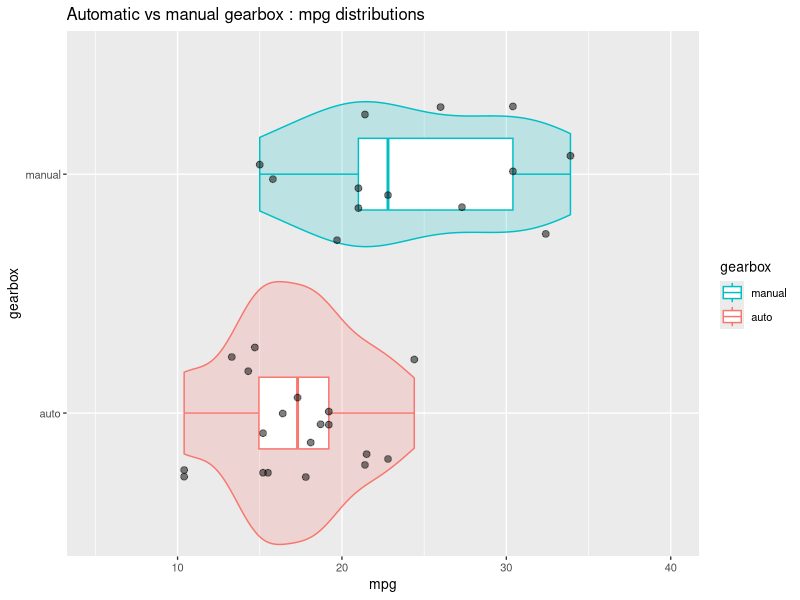
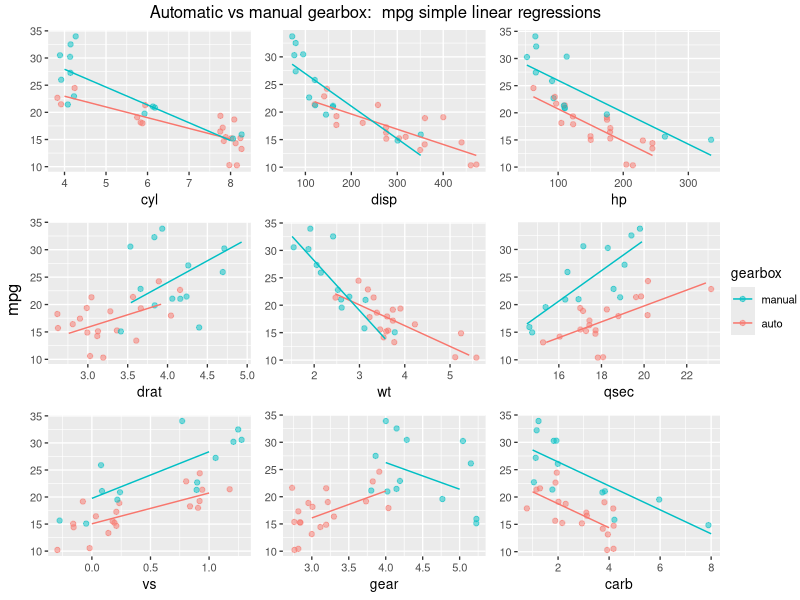
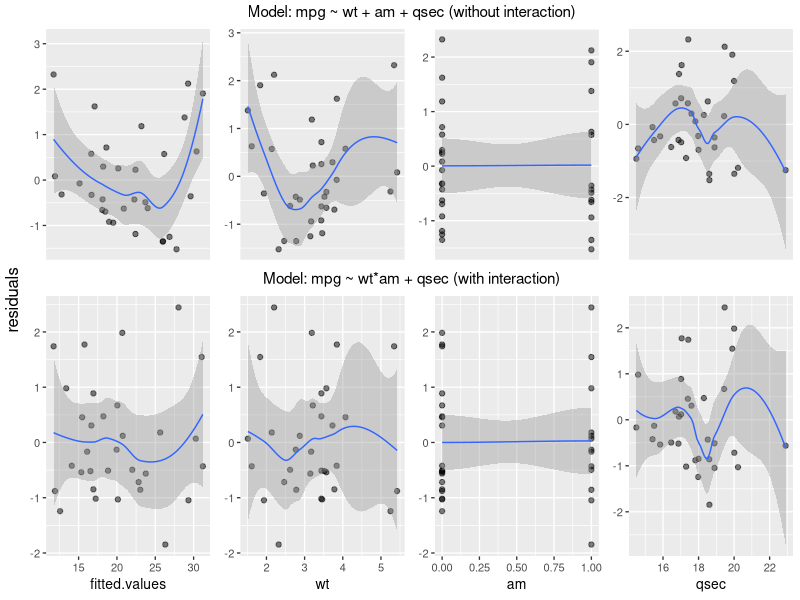
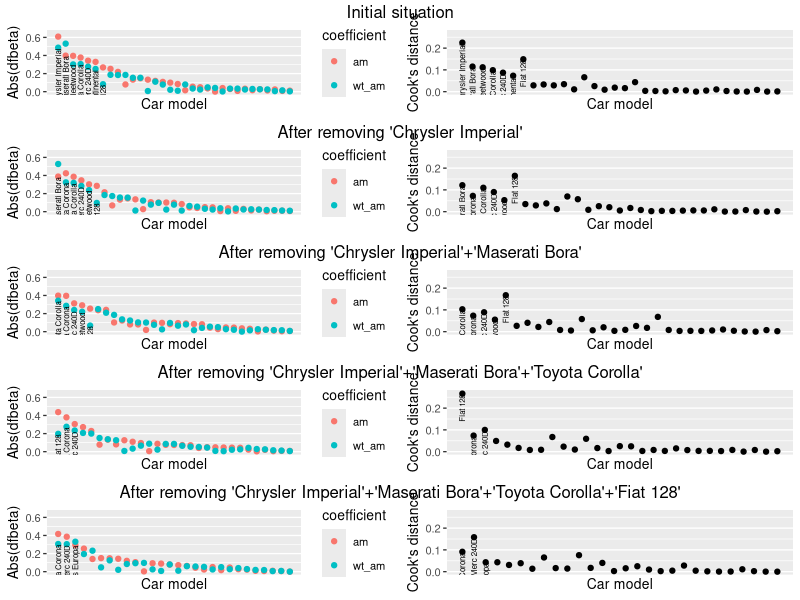
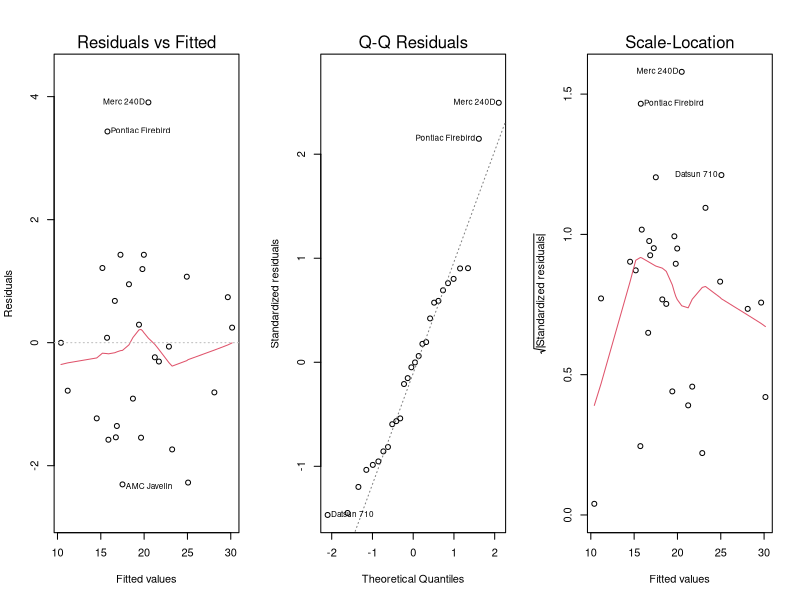
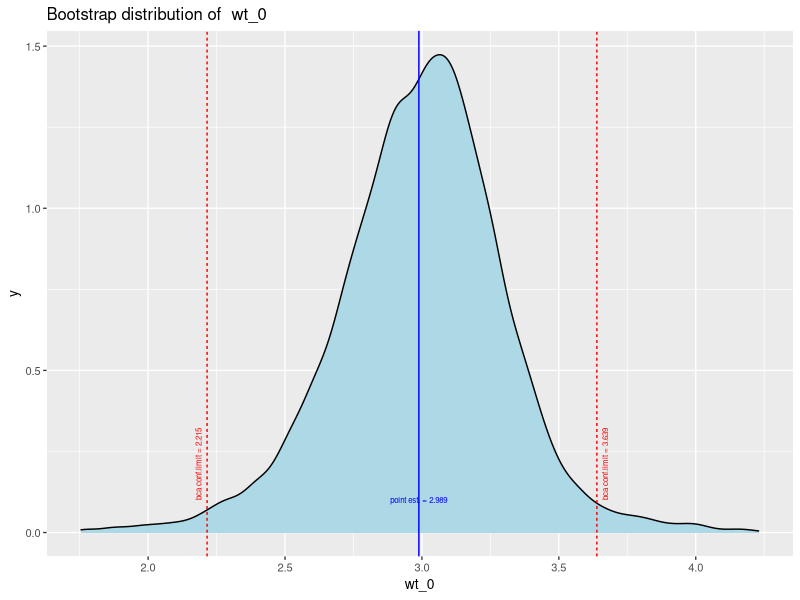

These figures' R source, in order:
## ---- chunk 1
knitr::opts_chunk$set(echo = FALSE)
options(digits = 2, scipen = 7)
## ---- chunk 2
vsfigheight <-  2 #2.5
vsfigwidth <-  4
sfigheight <-  3
sfigwidth <-  5
nfigheight <-  4.5 # chk
nfigwidth <-  6 # chk
lfigheight <-  5.5
lfigwidth <-  7
vlfigheight <-  8
vlfigwidth <-  8
knitr::opts_chunk$set(fig.height = nfigheight, fig.width = nfigwidth, fig.pos = "center")
## ---- chunk 3
library(knitr)
library(dplyr)
library(ggplot2)
library(grid)
library(gridExtra)
library(boot)
library(xtable)
## ---- chunk 4
defdevice <- NULL # NULL (print on current device), or 'win' (but anything goes)
defsleep <- 10 # default waiting time in seconds

bootstriter <-  10000 # bootstrap iterations

# alter the ggplot theme a little
theme_set(theme_grey(base_size = 10))

## ---- chunk 5
#' More external code
## ---- chunk 6
#' vlookup (as in Excel). each column may be described by its rank or its name
#'
vlookup <- function(value, searchtable, searchcol = 1, returncol= 2){
        searchtable[match(value, searchtable[[searchcol]]), returncol]
}


#' reordering factors
#' -------------------------------------------------
# from 'Standard Functions'
orderfact <- function(dataf, nomfact, orderfreq = TRUE, orderdesc = TRUE,
                      ordervar = "c..nt", orderval = NA, orderfun = sum,
                      nlevels = NULL) {
        if (is.null(nlevels)) {
                direction <- ifelse(orderdesc,-1, 1)

                if (orderfreq & ordervar == "c..nt") {
                        dataf$c..nt <- c(1)
                }
                if (is.na(orderval) & ordervar == "c..nt") {
                        dataf$c..nt <- c(1)
                } else if (is.na(orderval) & ordervar != "c..nt") {
                        # dataf$c..nt <- ifelse(is.na(dataf[, ordervar]), 0, 1)
                        #
                        # ordervar <- "c..nt"
                        # ne rien faire ??
                } else {
                        dataf$c..nt <-
                                ifelse(is.na(dataf[[ordervar]]),
                                       0 ,
                                       ifelse(dataf[[ordervar]] == orderval,
                                              1, 0))
                        ordervar <- "c..nt"
                }
                # reordonner le facteur
                if (orderfreq) {
                        xx <- dataf[[nomfact]]
                        xxx <- direction * dataf[[ordervar]]
                        resfact <- reorder(xx, xxx, orderfun, na.rm = TRUE)
                } else {
                        resfact <- dataf[[nomfact]]
                }
        } else {
                resfact <- factor(dataf[[nomfact]], levels = nlevels) ### modfié ????????????
        }
        # retour
        resfact
}
## ---- chunk 7

#' The data
#' ========

# From help file : data frame with 32 observations on 11 variables.

# [, 1]	 mpg	 Miles/(US) gallon
# [, 2]	 cyl	 Number of cylinders
# [, 3]	 disp	 Displacement (cu.in.)
# [, 4]	 hp	 Gross horsepower
# [, 5]	 drat	 Rear axle ratio
# [, 6]	 wt	 Weight (1000 lbs)
# [, 7]	 qsec	 1/4 mile time
# [, 8]	 vs	 V/S
# [, 9]	 am	 Transmission (0 = automatic, 1 = manual)
# [,10]	 gear	 Number of forward gears
# [,11]	 carb	 Number of carburetors

# comment
# :(http://stackoverflow.com/questions/18617174/r-mtcars-dataset-meaning-of-vs-variable:
# car has a V engine or a Straight engine)

# get the data
data("mtcars")



#' Data exploration
#' ----------------

#' compute means for  am = 0 / 1
means <- mtcars %>%
        group_by(am) %>%
        summarise(meanmpg=mean(mpg))

meanauto <- means[1,"meanmpg"]
meanmanual <- means[2,"meanmpg"]

#' add to data mtcars factor 'gerbox' = factor(am) ,
#' but explicitly (auto / manual)
# preserve rownames
rownames0 <- rownames(mtcars)
# mtcars <- mutate(mtcars, gearbox = factor(ifelse(am == 0, "auto", "manual")))
mtcars <- mutate(mtcars,
                 gearbox =
                         factor(mtcars$am,
                                labels = c("auto", "manual")))
# verification
# levels(mtcars$gearbox)
# restore rwnames
rownames(mtcars) <- rownames0

#' Compare distributions
# violin + box + points (jitter)
gviolin <- ggplot(mtcars, aes(gearbox, mpg, color=gearbox)) +
        geom_violin(mapping=aes(fill=gearbox),
                    width=1.1, show.legend = FALSE, alpha = .2) +
        geom_boxplot(width=.3) +
        geom_jitter(width=.3, height=.0,
                    alpha =.5, size = 2, color="black") +
        scale_y_continuous(limits = c(5, 40)) +
        guides(col = guide_legend(reverse = TRUE))+
        labs(title = "Automatic vs manual gearbox : mpg distributions") +
        coord_flip()

# display graphs, works with ggplot2 and gtable graphs. sends graphs to default
# or windows device (set the default in defdevice)
displaygraph <- function(one.graph,
                         windevice = defdevice,
                         width = nfigwidth,
                         height = nfigheight ) {
        if (is.null(windevice)) {
                grid.newpage()
                grid.draw(one.graph)
        } else {
                windows(width = width, height = height)
                grid.newpage()
                grid.draw(one.graph)
                Sys.sleep(defsleep)
                dev.off()
        }
}

# display
# displaygraph(gviolin)




#' Plotting the effect of every variable on mpg, conmparing automatic and manual transmissions
#' -------------------------------------------------------------------------------------------

# plotting function
plotam <- function(varname, withlegend = FALSE) {
        g <- ggplot(mtcars,
               aes_(x = as.name(varname),
                    y = quote(mpg),
                    color = quote(gearbox))) +
                geom_jitter(width= .3, height = .2, alpha =.5) +
                geom_smooth(data = filter(mtcars, am ==0),
                            method="lm", se= FALSE, size=.5) +
                geom_smooth(data = filter(mtcars, am ==1),
                            method="lm", se= FALSE, size=.5) +
                ylab(NULL) +
                # scale_color_discrete(guide_legend("am")) +
                theme(legend.position = "right")
        if (withlegend) {
                g + guides(col = guide_legend(reverse = TRUE))
        } else {
                g + theme(legend.position = "none")
        }
}

# test
# plotam("wt")
# plotam("wt" , withlegend=TRUE)

# plot all variables except mpg, against am
lpl <- lapply(X = setdiff(colnames(mtcars), c("am", "gearbox", "mpg")),
              plotam)


# put pplots together with a common legend):

# get the legend from any one plot (the plot must have a legend)
# extract legend
# https://github.com/hadley/ggplot2/wiki/Share-a-legend-between-two-ggplot2-graphs
g_legend <- function(a.gplot){
        tmp <- ggplot_gtable(ggplot_build(a.gplot))
        leg <- which(sapply(tmp$grobs, function(x) x$name) == "guide-box")
        legend <- tmp$grobs[[leg]]
        return(legend)}

mylegend <- g_legend(plotam("wt", withlegend = TRUE))


# draw the plot
# windows(width = 10, height = 6)
title2 <- textGrob("Automatic vs manual gearbox:  mpg simple linear regressions") #,
                   #gp = gpar(fontface="bold"))

gg <- arrangeGrob(grobs = lpl,
                  ncol = 3,
                  top = title2,
                  left = "mpg")

slrg <- arrangeGrob(gg,
                   mylegend, nrow=1, widths=c(10, 1))

# to display
# displaygraph(slrg)
## ---- chunk 8
#' model selection
#' ===============

#' backwards elimination (without interaction)
#' -------------------------------------------
# start


# testing function, not-really-so-great
nextstep <- function(fit) {
        sf <-  summary(fit)
        sfc <- summary(fit)$coef[-1,]
        rnames <- dimnames(sfc)[[1]]
        ix <- match(max(sfc[,4] ), sfc[,4] )
        # formula
        fitfla <- formula(fit)
        cfla <- as.character(fitfla)
        cfla <- paste(cfla[2], cfla[1], cfla[3])
        # result
        if (sfc[ix,4] > 0.05) {
                data.frame(nonsignif.var = rnames[ix],
                           p.value =  round(sfc[ix, 4], 3),
                           sigma = sf$sigma,
                           Rsquared =  sf$r.squared,
                           Adj.Rsquared = sf$adj.r.squared)
        } else {
                data.frame(nonsignif.var = "all significant",
                           formula = cfla,
                           sigma = sf$sigma,
                           Rsquared =  sf$r.squared,
                           Adj.Rsquared = sf$adj.r.squared)
        }
}


# initialize the removel process and create functions
initrem <- function() {
        i <- 1
        elim <- character(0)
        step = NULL
        list(remvar = function() {
                step <<- nextstep(fit)
                elim[i] <<- paste0(step$nonsignif.var,
                                  " (p.value:",
                                  round(step$p.value, 2) , ")" )
                i <<- i + 1
                step },
             whatstep = function() {step},
             stephist = function() {elim}
        )
}

temp <- initrem()
remvar <- temp[["remvar"]]
whatstep <- temp[["whatstep"]]
stephist <- temp[["stephist"]]

# remove var function
# remvar <- function() {
#         step <<- nextstep(fit)
#         elim[i] <<- paste(step$nonsignif.var, "(p.value =", round(step$p.value, 2) , ")" )
#         i <<- i + 1
# }




# first iteration
fit <- lm(mpg ~ carb + hp + disp + cyl + wt + gear + am + drat + vs + qsec, mtcars)
# show essentials
summary(fit)
remvar( )
stephist()


# 2 removing cyl
fit <- lm(mpg ~ carb + hp + disp + wt + gear + am + drat + vs + qsec, mtcars)
# show essentials
summary(fit)
remvar( )
stephist()


# removing vs
fit <- lm(mpg ~ carb + hp + disp + wt + gear + am + drat + qsec, mtcars)
# show essentials
summary(fit)
remvar( )
stephist()


# removing carb
fit <- lm(mpg ~ hp + disp + wt + gear + am + drat + qsec, mtcars)
# show essentials
summary(fit)
remvar( )
stephist()


# removing gear
fit <- lm(mpg ~ hp + disp + wt + am + drat + qsec, mtcars)
# show essentials
summary(fit)
remvar( )
stephist()


# removing drat
# show essentials
summary(fit)
remvar( )
stephist()


# removing disp
fit <- lm(mpg ~ hp + wt + am + qsec, mtcars)
# show essentials
summary(fit)
remvar( )
stephist()

# removing hp final step
fit <- lm(mpg ~ wt + am + qsec, mtcars)
# show essentials
sf1 <- summary(fit)
try(remvar( ))
sh <- stephist() # store removal history


# values to retain and display

# test list of removals (char)
remlist <- paste(sh, collapse = ", ")

firstformula <- as.character(formula(fit))
firstformula <- paste(firstformula[2], firstformula[1], firstformula[3])
# use sf1$adj.r.squared for the text
## ---- chunk 9
#' mpg ~ wt + am + qsec diagnostics
#' --------------------------------

# residuals plots

# Store residuals and fitted values
mtcars1 <- mutate(mtcars, resid1 = rstudent(fit),
                  fitted.values = fitted.values(fit))
rownames(mtcars1) <- rownames0

# residuals plots
# ---------------
# variables in the final model
vnames <- c("fitted.values", "wt", "am", "qsec")


resvarplot <- function(varname) {
        ggplot(mtcars1, aes_(as.name(varname) , quote(resid1))) +
                geom_point(alpha = .5) +
                geom_smooth(size = .5) +
                scale_y_continuous(name = NULL) +
                scale_x_continuous(name = NULL, breaks=NULL)
}

# test
# resvarplot(varname = "wt")
# compute aull residuals plots
lpres1 <- lapply(vnames, FUN=resvarplot)

# title
title <- textGrob("Model: mpg ~ wt + am + qsec (without interaction)", gp=gpar(fontsize=11))


gr1 <- arrangeGrob(grobs = lpres1,
          #ncols=3
          layout_matrix = matrix(c(1,2,3,4), nrow=1),
          # left = "residuals",
          top = title
          )

# to display
# displaygraph(gr1)
## ---- chunk 10
#' Adding interaction am:wt
#' ------------------------

fit2 <- lm(mpg ~ wt + am*wt + qsec, mtcars)
swi <- summary(fit2)
# swi

# Store residuals and fitted values
mtcars2 <- mutate(mtcars, resid1 = rstudent(fit2),
                  fitted.values = fitted.values(fit2))
rownames(mtcars2) <- rownames0


# residuals plots
# ---------------
# variables in the final model
vnames <- c("fitted.values", "wt", "am", "qsec")

resvarplot2 <- function(varname) {
        ggplot(mtcars2, aes_(as.name(varname) , quote(resid1))) +
                geom_point(alpha = .5) +
                geom_smooth(size = .5) +
                scale_y_continuous(name = NULL)
}

lpres2 <- lapply(vnames, FUN=resvarplot2)

title <- textGrob("Model: mpg ~ wt*am + qsec (with interaction)", gp=gpar(fontsize=11))

gr2 <- arrangeGrob(grobs = lpres2,
                  #ncols=3
                  layout_matrix = matrix(c(1,2,3,4), nrow=1),
                  # left = "residuals",
                  top = title
)



# combine residual plots in one grob
grall <- arrangeGrob(grobs=list(gr1,gr2), ncol = 1, left = "residuals", heights = c(4, 5))

# displaygraph(grall)


#' Try Adding interaction am:qsec + anova test ==> no
#' --------------------------------------------------

fit3 <- lm(mpg ~ wt + am*wt + qsec + am*qsec, mtcars)
s <- summary(fit3)
s

an <- anova(fit, fit2, fit3)
an


# Analysis of Variance Table
#
# Model 1: mpg ~ wt + am + qsec
# Model 2: mpg ~ wt + am * wt + qsec
# Model 3: mpg ~ wt + am * wt + qsec + am * qsec
# Res.Df    RSS Df Sum of Sq       F   Pr(>F)
# 1     28 169.29
# 2     27 117.28  1    52.010 11.6099 0.002145 **
# 3     26 116.47  1     0.802  0.1791 0.675630
# ---
#  Signif. codes:  0 ‘***’ 0.001 ‘**’ 0.01 ‘*’ 0.05 ‘.’ 0.1 ‘ ’ 1

# p-values
anpv <- an$`Pr(>F)`

#  NA 0.002144762 0.675630240

# get individual p-values
# anpv[2]
# anpv[3]

## ---- chunk 11

mtcars2$model <- rownames(mtcars) #reestablish row names


# step A
# -----

# fit the model
fit2A <- lm(mpg ~ wt + am*wt + qsec, mtcars2)
s <- summary(fit2A)
sc <- data.frame(s$coefficients)
sc$coeff <- rownames(sc)



influencegraph <- function(fitmodel, labsize = 2, labnumber = 5,
                           ylim1 = c(NA, NA), ylim2 = c(NA, NA),
                           title = "Cook's distance and |dfbetas|") {
        dfb <- dfbetas(fitmodel)
        # important dfbetas
        idfb <- dfb[ , c("am", "wt:am")]
        idfb <- as.data.frame(idfb)
        idfb$model <- rownames(idfb)
        idfb$cook <- cooks.distance(fitmodel)
        colnames(idfb) <- c("am","wt_am", "model", "cook" )

        idfb <- idfb %>%
                mutate(absam = abs(am),
                       abswtam =abs(wt_am),
                       maxeff=ifelse (absam > abswtam, absam, abswtam),
                       mineff=ifelse (absam > abswtam, abswtam, absam)) %>%
                arrange(desc(maxeff))

        idfb$model <- orderfact(dataf = idfb, nomfact = "model", ordervar = "maxeff")
        idfb$labels <- rep("", nrow(idfb))
        for (i in 1:labnumber) {idfb$labels[i] <- as.character(idfb$model[i])}
        # idfb$ylab <- idfb$mineff

        gdfb <- ggplot(idfb, aes(as.numeric(model))) +
                geom_point(aes(y = absam, color= "am")) +
                geom_point(aes(y = abswtam, color= "wt_am")) +
                scale_color_discrete("coefficient") +
                labs(x="Car model", y = "Abs(dfbeta)") +
                scale_y_continuous(limits = ylim1) +
                scale_x_continuous(breaks = NULL) +
                # theme(axis.text.x = element_text(angle=90, hjust = .5, vjust = .5)) +
                geom_text(aes(y = mineff, label=labels),
                          size = labsize, angle=90, hjust = 1, vjust = .5, nudge_y=-.01)

        gcd <- ggplot(idfb, aes(as.numeric(model), cook)) +
                geom_point() +
                scale_y_continuous(limits = ylim2) +
                scale_x_continuous(breaks = NULL) +
                labs(x="Car model", y = "Cook's distance") +
                geom_text(aes(y = cook, label=labels),
                          size = labsize, angle=90, hjust = 1, vjust = .5, nudge_y=-.005)
        grtitle <- textGrob(title)

        # return combined graph
        arrangeGrob(grobs =list(gdfb,gcd), layout_matrix=matrix(c(1,2), nrow = 1), top = grtitle)
}

cbA <- influencegraph(fit2A, labnumber = 7, ylim1 = c(0,.65), ylim2 = c(0,.27), title = "Initial situation")
# displaygraph(cbA)

# initialize removal vector
pointremovals <- character(0)


# Step B: Removing Chrysler Imperial
# ---------------------------------

mtcars2B <- filter(mtcars2, model != "Chrysler Imperial")
rownames(mtcars2B) <- mtcars2B$model

# fit2B <- lm(mpg ~ am*wt + qsec, mtcars2B)
# s <- summary(fit2B)
# s
fit2B <- lm(mpg ~ wt + am*wt + qsec, mtcars2B)
s <- summary(fit2B)
sc <- data.frame(s$coefficients)
sc$coeff <- rownames(sc)



# check Cook's D + dfbetas
cbB <- influencegraph(fit2B, labnumber = 6, ylim1 = c(0,.65), ylim2 = c(0,.27),
                      title = "After removing 'Chrysler Imperial'")
# displaygraph(cbB)


# register removal
pointremovals <- c(pointremovals, "Chrysler Imperial")


# Step C: Removing  Maserati Bora,
# -------------------------------

mtcars2C <- filter(mtcars2B, model != "Chrysler Imperial", model != "Maserati Bora" )
rownames(mtcars2C) <- mtcars2C$model

fit2C <- lm(mpg ~ wt + am*wt + qsec, mtcars2C)
s <- summary(fit2B)
sc <- data.frame(s$coefficients)
sc$coeff <- rownames(sc)

# register removal
pointremovals <- c(pointremovals, "Maserati Bora")


cbC <- influencegraph(fit2C, labnumber = 5, ylim1 = c(0,.65), ylim2 = c(0,.27),
                      title = "After removing 'Chrysler Imperial'+'Maserati Bora'")
# displaygraph(cbC)



# Step D: Removing  "Toyota Corolla",
# -------------------------------

mtcars2D <- filter(mtcars2C, model != "Toyota Corolla")
rownames(mtcars2D) <- mtcars2D$model

fit2D <- lm(mpg ~ wt + am*wt + qsec, mtcars2D)
s <- summary(fit2D)
sc <- data.frame(s$coefficients)
sc$coeff <- rownames(sc)


# register removal
pointremovals <- c(pointremovals, "Toyota Corolla")


cbD <- influencegraph(fit2D, labnumber = 3, ylim1 = c(0,.65), ylim2 = c(0,.27),
                      title = "After removing 'Chrysler Imperial'+'Maserati Bora'+'Toyota Corolla'")
# displaygraph(cbD)



# Step E: Removing  "Fiat 128",
# -----------------------------

mtcars2E <- filter(mtcars2D, model != "Fiat 128")
rownames(mtcars2E) <- mtcars2E$model
fit2E <- lm(mpg ~ wt + am*wt + qsec, mtcars2E)
s <- summary(fit2E)
sc <- data.frame(s$coefficients)
colnames(sc) <- c("Estimate", "Std.Error", "t-value", "Pr(>|t|)")


# register removal
pointremovals <- c(pointremovals, "Fiat 128")

cbE <- influencegraph(fit2E, labnumber = 3, ylim1 = c(0,.65), ylim2 = c(0,.27),
                      title = "After removing 'Chrysler Imperial'+'Maserati Bora'+'Toyota Corolla'+'Fiat 128'" )
# displaygraph(cbE)



#try putting these graphs together

# displaygraph(grid.arrange(grobs=list(cbA, cbB, cbC),  ncol = 1))
# displaygraph(grid.arrange(grobs=list(cbD, cbE),  ncol = 1))

allremgraph <- arrangeGrob(grobs=list(cbA, cbB, cbC, cbD, cbE),  ncol = 1)
allremovals <- paste(pointremovals, collapse = ", ")

# Diagnostics again (checking basic assumptions)

# pr <- par("mfrow")
# par(mfrow=c(1,3))
# for (i in 1:3) {plot(fit2E, which = i)}
# par(mfrow=pr)

# ==> normality assumption believable,
# uncorrelated residuals, homoscedasticity

## ---- chunk 12
swiar <- summary(fit2E)
sfc <- swiar$coefficients


# Point estimation
# neutral weight

nwt <- - (sfc[3,1] / sfc[5,1])
deltaslope <- sfc[5,1]



# ==> for small wt, manual is better, for high wt auto is better.
# balance point, w = 3(thousands of lb)
# The manufactureres might share a similar view, as the overlap zone goes from circa

mta <- filter(mtcars, am==0)
mtm <- filter(mtcars, am==1)
min(mta$wt) # 2.465
max(mtm$wt) # 3.57

## ---- chunk 13


# confidence interval for the slope coeff(wt:am)

Int <- sc[5,1] + c(-1,1) * qt(df = nrow(mtcars) - 2, p = .975) * sc[5,2]
# interval notation
Intslope <- paste("[", format( Int[1] ,digits =3), ";", format( Int[2] ,digits =3), "]")




#'
#' Bootstrapping (with package 'boot' and custom plotting function)
#' ----------------------------------------------------------------
#'


# function to obtain stats = c(beta(am), beta(am_wt), wt_0)
bs <- function(formula, data, indices) {
        d <- data[indices,] # allows boot to select sample
        fit <- lm(formula, data=d)
        cf <- coef(fit)
        # ret <- c("am" = cf["am"], "wt_am" = cf["wt:am"], "wt_0" = cf["am"] / cf["wt:am"])
        ret <- c(cf["am"], cf["wt:am"], "wt_0" = - cf["am"] / cf["wt:am"])
        names(ret) <- c("am", "wt_am", "wt_0")
        return(ret)
}

# initial results (on the original sample)
orig <- bs(formula = mpg ~  qsec + wt*am, data=mtcars2E, indices= 1:nrow(mtcars2E))


# bootstrapping with 10000 replications
set.seed(20)
results <- boot(data=mtcars2E, statistic=bs,
                R = bootstriter, formula = mpg ~ qsec + wt*am)



# customized plotting function
ggplotboot <- function(boot.out, index, cnames, title, trim = 0.015, conflevel = .95, digits = 3) {
        if (missing(cnames)) {cnames= paste0(rep("c", ncol(boot.out$t)),
                                            as.character(1:ncol(boot.out$t)))}
        if (missing(title)){title <- paste("Bootstrap distribution of ", cnames[index]) }

        #prepare data
        dfres <- as.data.frame(boot.out$t) # bootstrap dataframe of results
        colnames(dfres) <- cnames
        origres <- boot.out$t0 # original result
        names(origres) <- cnames

        lim <- quantile(dfres[[index]], probs = c(trim, 1 - trim), na.rm = TRUE)
        varname <- cnames[index]
        cfint <- boot.ci(results, type="bca", index= index, conf = conflevel)
        # confidence limits
        cflim <- cfint$bca[4:5]
        # data for vertical lines
        vlines <- data.frame(x = c(cflim[1],  origres[[index]], c(cflim[2])),
                             lt = factor(c(2,1,2)) )
        # data for text annots
        clabs <- data.frame(lab = paste( c("bca conf.limit =" , "point est. =", "bca conf.limit ="),
                                         round(vlines[["x"]], digits)),
                            x = vlines[["x"]],
                            y = c(.1, .1 , .1),
                            angl = c(90,0,90),
                            hjust= c(0,.5,0),
                            col = vlines[["lt"]],
                            nudge_x = c(-(lim[2] - lim[1]) / 80, 0, (lim[2] - lim[1]) / 80))


        ggplot(dfres, aes_(as.name(varname))) +
                geom_density(fill = "lightblue") +
                geom_vline(data=vlines, aes(xintercept=x, linetype = lt, color = lt)) +
                geom_text(data = clabs, aes(x + nudge_x, y, label= lab, angle = angl,
                                            hjust = hjust,  color = col), size = 2) +
                scale_x_continuous(limits = lim) +
                scale_color_manual(limits = c(1,2), breaks = c(1,2),
                                   values = c("blue", "red")) +
                labs(title = title) +
                theme(legend.position = "none")

}



# get the graphs
# ggplotboot(results, index=2, trim=0.01, cnames = c("am", "wt_am", "wt_0"))
# ggplotboot(results, index=3, trim=0.01, cnames =c("am", "wt_am", "wt_0"))


# confidence interval
bcaint <- boot.ci(results, type = "bca", index = 3)
bcaint <- bcaint$bca[4:5]

# interval notation
Intw0 <- paste("[", format( bcaint[1] ,digits =3), ";", format( bcaint[2] ,digits =3), "]")

## ---- chunk 14
options(xtable.comment = FALSE)
xtable(sc, label = NULL, caption = NULL, digits = 3)
## ---- chunk 15
displaygraph(gviolin)
## ---- chunk 16
displaygraph(slrg)
## ---- chunk 17
displaygraph(grall)
## ---- chunk 18
displaygraph(allremgraph)
## ---- chunk 19
pr <- par("mfrow")
par(mfrow=c(1,3))
for (i in 1:3) {plot(fit2E, which = i)}
par(mfrow=pr)
## ---- chunk 20
ggplotboot(results, index=3, trim=0.01, cnames =c("am", "wt_am", "wt_0"))
